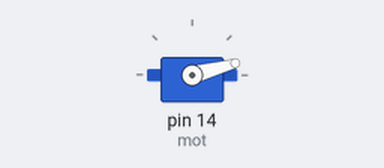
The sketch below on a simulated Arduino Uno, built with avr-gcc and run on an emulated ATmega328P. Shown: servo.

Above: at 0.1 s.
At 1.6 s:
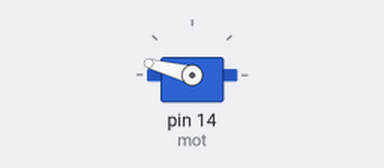
Timing chart, 0 to 4.5 s (numbered marks = the images above):
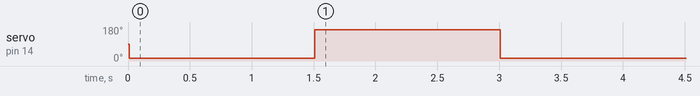

The sketch:

servo.ino
```cpp
#include <Servo.h>
Servo mot;

void setup() {
  // put your setup code here, to run once:
  pinMode(14, OUTPUT);
  mot.attach(14);

  delay(10);

  mot.write(15);
  delay(1500);
  mot.write(165);
  delay(1500);
  mot.write(15);
  delay(1500);
}

void loop() {

}
```
